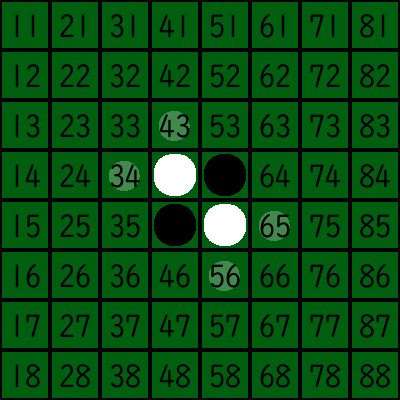

Here is the Python script that generated this plot:
import asyncio
import random

import discord
from PIL import Image, ImageDraw, ImageFont


def create_pic_othello(match, size):
    black = Image.open("./othello/black.png")
    white = Image.open("./othello/white.png")
    can = Image.open("./othello/can.png")
    null = Image.open("./othello/null.png")
    othello = Image.new(mode="RGB", size=(size*50, size*50), color=0xffffff)
    i = 0
    moji = ImageDraw.Draw(othello)
    for line in match[1:size+1]:
        j = 0
        for cell in line[1:size+1]:
            if cell == 1:
                othello.paste(black, (i, j))
            elif cell == 2:
                othello.paste(white, (i, j))
            elif cell == 3:
                othello.paste(can, (i, j))
                font = ImageFont.truetype("./UDDigiKyokashoN-R.ttc", size=32)
                moji.text((i+9, j+9), text=f"{int(i/50+1)}{int(j/50+1)}", font=font, fill=0x000000)
            else:
                othello.paste(null, (i, j))
                font = ImageFont.truetype("./UDDigiKyokashoN-R.ttc", size=32)
                moji.text((i+9, j+9), text=f"{int(i/50+1)}{int(j/50+1)}", font=font, fill=0x000000)
            j += 50
        i += 50
    othello.save("othello.png")


async def match_othello(client3, message, about_othello):
    #match = [
    #    [0, 0, 0, 0, 0, 0, 0, 0, 0, 0],
    #    [0, 0, 0, 0, 0, 0, 0, 0, 0, 0],
    #    [0, 0, 0, 0, 0, 0, 0, 0, 0, 0],
    #    [0, 0, 0, 0, 3, 0, 0, 0, 0, 0],
    #    [0, 0, 0, 3, 2, 1, 0, 0, 0, 0],
    #    [0, 0, 0, 0, 1, 2, 3, 0, 0, 0],
    #    [0, 0, 0, 0, 0, 3, 0, 0, 0, 0],
    #    [0, 0, 0, 0, 0, 0, 0, 0, 0, 0],
    #    [0, 0, 0, 0, 0, 0, 0, 0, 0, 0],
    #    [0, 0, 0, 0, 0, 0, 0, 0, 0, 0]
    #]

    size = about_othello[0]
    match = []
    for i in range(size+2):
        line = []
        for j in range(size+2):
            line.append(0)
        match.append(line)

    match[int(size/2)][int(size/2)] = 2
    match[int(size/2+1)][int(size/2+1)] = 2
    match[int(size/2+1)][int(size/2)] = 1
    match[int(size/2)][int(size/2+1)] = 1
    match[int(size/2-1)][int(size/2)] = 3
    match[int(size/2)][int(size/2-1)] = 3
    match[int(size/2+1)][int(size/2+2)] = 3
    match[int(size/2+2)][int(size/2+1)] = 3

    temp = random.choice([0, 1])
    player_list = []
    player_list.append(about_othello[2+temp])
    if temp == 0:
        temp = 1
    else:
        temp = 0
    player_list.append(about_othello[2+temp])
    await message.channel.send(f"先手は{player_list[0].name}さん、後手は{player_list[1].name}さんです")

    def msg_check(m):
        return m.channel == message.channel and not m.author.bot

    timeout = False
    #series_pass = False
    for n in range(size**2):
        index = n % 2
        teban_member = player_list[index]
        create_pic_othello(match, size)
        f = discord.File("./othello.png")
        await message.channel.send(f"{teban_member.name}さんの番です", file=f)

        is_exist_can_put_place = False
        for line in match[1:size+1]:
            for cell in line[1:size+1]:
                if cell == 3:
                    is_exist_can_put_place = True
                    break

        if is_exist_can_put_place: #置ける場所があるなら
            series_pass = False

            while True:
                try:
                    reply = await client3.wait_for("message", check=msg_check, timeout=50)
                except asyncio.TimeoutError:
                    await message.channel.send("残り10秒・・・")
                    try:
                        reply = await client3.wait_for("message", check=msg_check, timeout=10)
                    except asyncio.TimeoutError:
                        next_index = (i+1)%2
                        await message.channel.send(f"タイムアウト！{player_list[next_index]}の勝ち！")
                        timeout = True
                        break

                if reply.author != teban_member:
                    pass
                else:
                    try:
                        x = int(reply.content[0:1])
                        y = int(reply.content[1:2])
                    except ValueError:
                        await message.channel.send("画像内の数字を入力してください")
                    else:
                        if x <= 0 or x > size or y <= 0 or y > size:
                            await message.channel.send("画像内にある数字を入力してください")
                        else:
                            place = match[x][y]
                            if not place == 3:
                                await message.channel.send("そこは置けません")
                            else:
                                break

            if timeout:
                break

            match[x][y] = index + 1 #石を置く

            #置けるところを表示していたが、ここで消す
            for line in match:
                temp = 0
                for cell in line:
                    if cell == 3:
                        line[temp] = 0
                    temp += 1

            #反転の判定
            for i in (-1, 0, 1):
                for j in (-1, 0, 1):
                    check = match[x+i][y+j]
                    reverse_list = []
                    if check == 2 - index:
                        reverse_list.append((x+i, y+j))
                        temp = 2
                        while True:
                            if match[x+i*temp][y+j*temp] == 0: #向かった先に何もなかったら
                                break
                            elif match[x+i*temp][y+j*temp] == 2 - index: #向かった先も相手の色がだったら
                                reverse_list.append((x+i*temp, y+j*temp))
                                temp += 1
                            else: #向かった先に自分の色があったら
                                for r in reverse_list:
                                    match[r[0]][r[1]] = index + 1 #自分の色にする
                                break

        else: #パスの時の動作
            if series_pass:
                b = 0
                w = 0
                for line in match[1:size+1]:
                    for cell in line[1:size+1]:
                        if cell == 1:
                            b += 1
                        elif cell == 2:
                            w += 1
                msg = (
                    "連続パス！試合終了！\n"
                    f"{player_list[0].name}: {b}\n"
                    f"{player_list[1].name}: {w}"
                )
                await message.channel.send(f"{msg}")
                break
            series_pass = True
            await message.channel.send(f"{teban_member.name}さんはパス！")

        #次に置けるところの探索
        x = 1
        for line in match[1:size+1]:
            y = 1
            for cell in line[1:size+1]:
                if cell == 2- index: #今の手番の相手の石を見つけたら
                    for i in (-1, 0, 1):
                        for j in (-1, 0, 1):
                            check = match[x+i][y+j] #見つかった石の周り8方向をcheck(自身もチェック対象になるが次のifではじかれる)
                            if check == index + 1: #自身の周りに相手の石を見つけたら
                                #(x, y) -> 自身
                                #(x+i, y+j) -> 自身の周りの石
                                temp = 2
                                #whileが始まる時、既に進むべき道は決まっているので1方向だけを見ればいい(*temp)
                                while True:
                                    if match[x+i*temp][y+j*temp] == 2 - index: #向かった先が自分の色なら
                                        break
                                    elif match[x+i*temp][y+j*temp] == index + 1: #向かった先も相手の色がだったら
                                        temp += 1
                                    else: #向かった先に何もなかったら
                                        match[x+i*temp][y+j*temp] = 3
                                        break
                y += 1
            x += 1

        finish = True
        for line in match[1:size+1]:
            for cell in line[1:size+1]:
                if cell == 0 or cell == 3:
                    finish = False
                    break

        if finish:
            create_pic_othello(match, size)
            f = discord.File("othello.png")
            b = 0
            w = 0
            for line in match[1:size+1]:
                for cell in line[1:size+1]:
                    if cell == 1:
                        b += 1
                    elif cell == 2:
                        w += 1
            msg = (
                f"{player_list[0].name}: {b}\n"
                f"{player_list[1].name}: {w}"
            )
            await message.channel.send(msg, file=f)
            break

#0 -> 2, 1 -> 1 = 2 - index
#0 -> 1, 1 -> 2 = index + 1

    about_othello.clear()